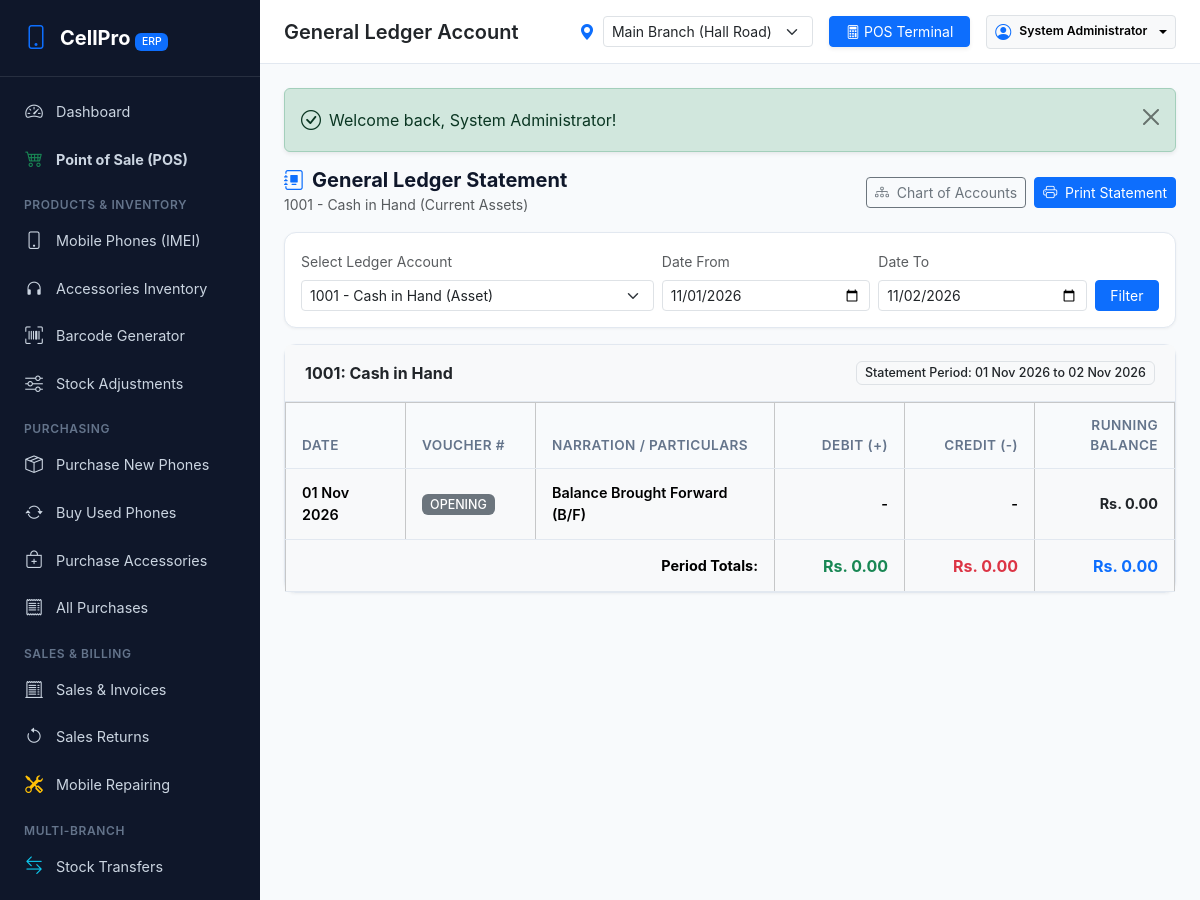
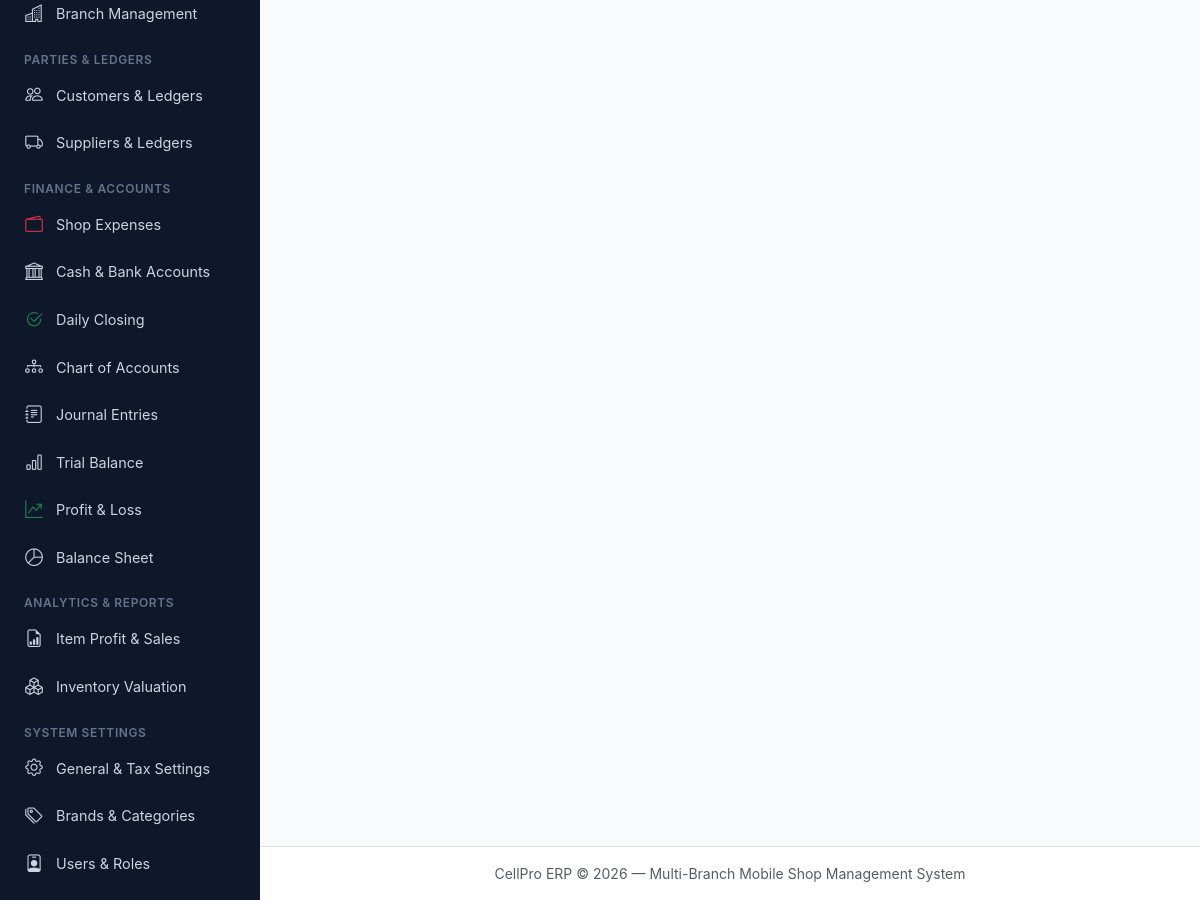
/accounting/ledger.php (signed in), run on the app's committed database (2 pictures, top to bottom).
### tables this page shows
CREATE TABLE accounts (
    id INT AUTO_INCREMENT PRIMARY KEY,
    group_id INT NOT NULL,
    branch_id INT DEFAULT NULL,  
    code VARCHAR(20) NOT NULL UNIQUE,
    name VARCHAR(100) NOT NULL,
    description VARCHAR(255) DEFAULT NULL,
    is_system TINYINT(1) DEFAULT 0,
    is_cash_bank TINYINT(1) DEFAULT 0,
    current_balance DECIMAL(14,2) DEFAULT 0.00,
    status ENUM('active','inactive') DEFAULT 'active',
    FOREIGN KEY (group_id) REFERENCES account_groups(id) ON DELETE RESTRICT
);

CREATE TABLE account_groups (
    id INT AUTO_INCREMENT PRIMARY KEY,
    name VARCHAR(50) NOT NULL,
    group_type ENUM('asset','liability','equity','revenue','cogs','expense') NOT NULL
);

### includes/auth.php (called while the page is built, shortened)
<?php
require_once __DIR__ . '/functions.php';
function isLoggedIn() {
    return !empty($_SESSION['user_id']);
}
function isSuperAdmin() {
    return isLoggedIn() && (int)$_SESSION['user_role_id'] === 1;
}
function getActiveBranchId() {
    if (isset($_SESSION['active_branch_id'])) {
        return (int)$_SESSION['active_branch_id'];
    }
    return 1;
}

### accounting/ledger.php (the view, shortened to what this page needs)
<?php
require_once __DIR__ . '/../includes/header.php';
$branch_id = getActiveBranchId();
$all_accounts = $pdo->query("SELECT a.*, ag.name as group_name, ag.group_type
                             FROM accounts a
                             JOIN account_groups ag ON a.group_id = ag.id
                             WHERE a.status = 'active'
                             ORDER BY a.code ASC")->fetchAll();
$account_id = (int)($_GET['account_id'] ?? ($all_accounts[0]['id'] ?? 1));
$date_from = $_GET['date_from'] ?? date('Y-m-01');
$date_to = $_GET['date_to'] ?? date('Y-m-d');
$stmt = $pdo->prepare("SELECT a.*, ag.name as group_name, ag.group_type
                       FROM accounts a
                       JOIN account_groups ag ON a.group_id = ag.id
                       WHERE a.id = ?");
$stmt->execute([$account_id]);
$account = $stmt->fetch();
$is_asset_or_expense = in_array($account['group_type'], ['asset', 'expense', 'cogs']);
$sql = "SELECT COALESCE(SUM(jel.debit), 0) as tot_debit, COALESCE(SUM(jel.credit), 0) as tot_credit
        FROM journal_entry_lines jel
        JOIN journal_entries je ON jel.entry_id = je.id
        WHERE jel.account_id = ? AND je.entry_date < ?";
$params = [$account_id, $date_from];
if ($branch_id) {
    $sql .= " AND je.branch_id = ?";
    $params[] = $branch_id;
}
$stmt = $pdo->prepare($sql);
$stmt->execute($params);
$prior = $stmt->fetch();
if ($is_asset_or_expense) {
    $opening_balance = (float)$prior['tot_debit'] - (float)$prior['tot_credit'];
} else {
    $opening_balance = (float)$prior['tot_credit'] - (float)$prior['tot_debit'];
}
?>
<div class="d-flex justify-content-between align-items-center mb-3">
    <div>
        <h5 class="fw-bold m-0"><i class="bi bi-journal-album text-primary me-2"></i>General Ledger Statement</h5>
        <small class="text-muted"><?= htmlspecialchars($account['code']) ?> - <?= htmlspecialchars($account['name']) ?> (<?= htmlspecialchars($account['group_name']) ?>)</small>
    </div>
    <div class="d-flex gap-2">
        <a href="<?= BASE_URL ?>accounting/coa.php" class="btn btn-outline-secondary btn-sm no-print">
            <i class="bi bi-diagram-3 me-1"></i> Chart of Accounts
        </a>
        <button onclick="window.print()" class="btn btn-primary btn-sm no-print">
            <i class="bi bi-printer me-1"></i> Print Statement
        </button>
    </div>
</div>
<div class="card mb-3 no-print">
    <div class="card-body p-3">
        <form method="GET" class="row g-2 align-items-end">
            <div class="col-12 col-md-5">
                <label class="form-label small text-muted">Select Ledger Account</label>
                <select name="account_id" class="form-select form-select-sm" onchange="this.form.submit()">
                    <?php foreach ($all_accounts as $a): ?>
                        <option value="<?= $a['id'] ?>" <?= $a['id'] == $account_id ? 'selected' : '' ?>>
                            <?= htmlspecialchars($a['code']) ?> - <?= htmlspecialchars($a['name']) ?> (<?= ucfirst($a['group_type']) ?>)
                        </option>
                    <?php endforeach; ?>
                </select>
            </div>
            <div class="col-6 col-md-3">
                <label class="form-label small text-muted">Date From</label>
                <input type="date" name="date_from" class="form-control form-control-sm" value="<?= htmlspecialchars($date_from) ?>">
            </div>
            <div class="col-6 col-md-3">
                <label class="form-label small text-muted">Date To</label>
                <input type="date" name="date_to" class="form-control form-control-sm" value="<?= htmlspecialchars($date_to) ?>">
            </div>
            <div class="col-12 col-md-1">
                <button type="submit" class="btn btn-sm btn-primary w-100">Filter</button>
            </div>
        </form>
    </div>
</div>
<div class="card">
    <div class="card-header bg-light d-flex justify-content-between align-items-center">
        <span class="fw-bold"><?= htmlspecialchars($account['code']) ?>: <?= htmlspecialchars($account['name']) ?></span>
        <span class="badge bg-light text-dark border">
            Statement Period: <?= formatDate($date_from) ?> to <?= formatDate($date_to) ?>
        </span>
    </div>
    <div class="card-body p-0">
        <div class="table-responsive">
            <table class="table table-bordered table-hover align-middle mb-0">
                <thead class="table-light small">
                    <tr>
                        <th style="width: 120px;">Date</th>
                        <th style="width: 130px;">Voucher #</th>
                        <th>Narration / Particulars</th>
                        <th class="text-end" style="width: 130px;">Debit (+)</th>
                        <th class="text-end" style="width: 130px;">Credit (-)</th>
                        <th class="text-end" style="width: 140px;">Running Balance</th>
                    </tr>
                </thead>
                <tbody>
                    <tr class="table-light fw-semibold">
                        <td><?= formatDate($date_from) ?></td>
                        <td><span class="badge bg-secondary">OPENING</span></td>
                        <td>Balance Brought Forward (B/F)</td>
                        <td class="text-end"><?= $opening_balance > 0 && $is_asset_or_expense ? formatCurrency($opening_balance) : '-' ?></td>
                        <td class="text-end"><?= $opening_balance > 0 && !$is_asset_or_expense ? formatCurrency($opening_balance) : '-' ?></td>
                        <td class="text-end fw-bold text-dark"><?= formatCurrency($opening_balance) ?></td>
                    </tr>
                    <?php
                    $running = $opening_balance;
                    $period_debits = 0;
                    $period_credits = 0;
                    ?>
                </tbody>
                <tfoot class="table-light">
                    <tr>
                        <td colspan="3" class="text-end fw-bold">Period Totals:</td>
                        <td class="text-end fw-bold text-success fs-6"><?= formatCurrency($period_debits) ?></td>
                        <td class="text-end fw-bold text-danger fs-6"><?= formatCurrency($period_credits) ?></td>
                        <td class="text-end fw-bold text-primary fs-6"><?= formatCurrency($running) ?></td>
                    </tr>
                </tfoot>
            </table>
        </div>
    </div>
</div>
<?php require_once __DIR__ . '/../includes/footer.php'; ?>

### assets/css/style.css (style rules this page uses)
:root { --cp-primary: #1e40af; --cp-primary-hover: #1d4ed8; --cp-secondary: #475569; --cp-success: #059669; --cp-info: #0284c7; --cp-warning: #d97706; --cp-danger: #dc2626; --cp-bg: #f8fafc; --cp-card-bg: #ffffff; --cp-border: #e2e8f0; --cp-text-main: #0f172a; --cp-text-muted: #64748b; --cp-sidebar-width: 260px; --cp-header-height: 64px; }
body { font-family: -apple-system, BlinkMacSystemFont, "Segoe UI", Roboto, Helvetica, Arial, sans-serif; background-color: var(--cp-bg); color: var(--cp-text-main); min-height: 100vh; overflow-x: hidden; }
.card { background: var(--cp-card-bg); border: 1px solid var(--cp-border); border-radius: 0.75rem; box-shadow: 0 1px 3px 0 rgba(0, 0, 0, 0.05); margin-bottom: 1.25rem; }
.card-header { background: transparent; border-bottom: 1px solid var(--cp-border); padding: 1rem 1.25rem; font-weight: 600; display: flex; align-items: center; justify-content: space-between; }
.table { margin-bottom: 0; }
.table th { font-weight: 600; font-size: 0.85rem; text-transform: uppercase; letter-spacing: 0.03em; color: var(--cp-text-muted); background: #f8fafc; border-bottom: 1px solid var(--cp-border); padding: 0.75rem 1rem; }
.table td { padding: 0.85rem 1rem; vertical-align: middle; font-size: 0.9rem; border-bottom: 1px solid var(--cp-border); }
.badge { font-weight: 500; padding: 0.35em 0.65em; font-size: 0.78rem; border-radius: 0.375rem; }

### data on the page
accounts: code "1001", name "Cash in Hand", group.name "Current Assets"

### other printed values
$page_title "General Ledger Account"
$user['name'] "System Administrator"
$f['message'] "Welcome back, System Administrator!"
formatCurrency($opening_balance) "Rs. 0.00"
formatCurrency($period_debits) "Rs. 0.00"
formatCurrency($period_credits) "Rs. 0.00"
formatCurrency($running) "Rs. 0.00"
form field value "Main Branch (Hall Road)"
form field account_id "1001 - Cash in Hand (Asset)"
